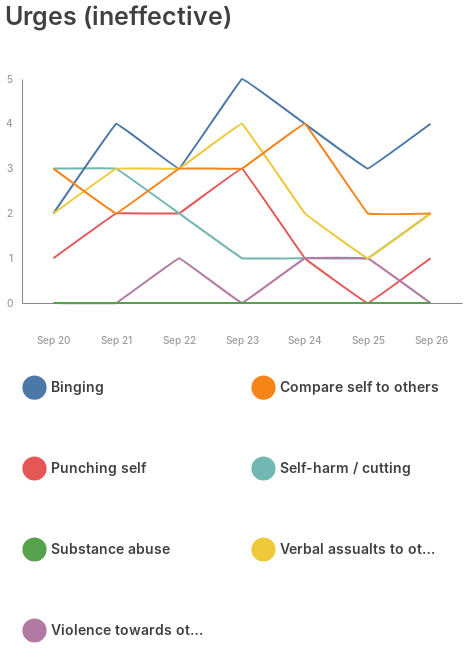

Express this chart as Vega-Lite.
### Vega-Lite specification from a JSON file in a GitHub repository (floating-point values rounded to 4 significant figures)
{"$schema": "https://vega.github.io/schema/vega-lite/v4.json", "description": "A basic line chart example.", "width": 440, "height": 224, "padding": 5, "title": "Urges (ineffective)", "data": {"values": [{"value": 1, "date": "2020-09-20", "symbol": "Punching self"}, {"value": 3, "date": "2020-09-20", "symbol": "Self-harm / cutting"}, {"value": 2, "date": "2020-09-20", "symbol": "Binging"}, {"value": 0, "date": "2020-09-20", "symbol": "Violence towards others"}, {"value": 2, "date": "2020-09-20", "symbol": "Verbal assualts to others"}, {"value": 3, "date": "2020-09-20", "symbol": "Compare self to others"}, {"value": 0, "date": "2020-09-20", "symbol": "Substance abuse"}, {"value": 2, "date": "2020-09-21", "symbol": "Punching self"}, {"value": 3, "date": "2020-09-21", "symbol": "Self-harm / cutting"}, {"value": 4, "date": "2020-09-21", "symbol": "Binging"}, {"value": 0, "date": "2020-09-21", "symbol": "Violence towards others"}, {"value": 3, "date": "2020-09-21", "symbol": "Verbal assualts to others"}, {"value": 2, "date": "2020-09-21", "symbol": "Compare self to others"}, {"value": 0, "date": "2020-09-21", "symbol": "Substance abuse"}, {"value": 2, "date": "2020-09-22", "symbol": "Punching self"}, {"value": 2, "date": "2020-09-22", "symbol": "Self-harm / cutting"}, {"value": 3, "date": "2020-09-22", "symbol": "Binging"}, {"value": 1, "date": "2020-09-22", "symbol": "Violence towards others"}, {"value": 3, "date": "2020-09-22", "symbol": "Verbal assualts to others"}, {"value": 3, "date": "2020-09-22", "symbol": "Compare self to others"}, {"value": 0, "date": "2020-09-22", "symbol": "Substance abuse"}, {"value": 3, "date": "2020-09-23", "symbol": "Punching self"}, {"value": 1, "date": "2020-09-23", "symbol": "Self-harm / cutting"}, {"value": 5, "date": "2020-09-23", "symbol": "Binging"}, {"value": 0, "date": "2020-09-23", "symbol": "Violence towards others"}, {"value": 4, "date": "2020-09-23", "symbol": "Verbal assualts to others"}, {"value": 3, "date": "2020-09-23", "symbol": "Compare self to others"}, {"value": 0, "date": "2020-09-23", "symbol": "Substance abuse"}, {"value": 1, "date": "2020-09-24", "symbol": "Punching self"}, {"value": 1, "date": "2020-09-24", "symbol": "Self-harm / cutting"}, {"value": 4, "date": "2020-09-24", "symbol": "Binging"}, {"value": 1, "date": "2020-09-24", "symbol": "Violence towards others"}, {"value": 2, "date": "2020-09-24", "symbol": "Verbal assualts to others"}, {"value": 4, "date": "2020-09-24", "symbol": "Compare self to others"}, {"value": 0, "date": "2020-09-24", "symbol": "Substance abuse"}, {"value": 0, "date": "2020-09-25", "symbol": "Punching self"}, {"value": 1, "date": "2020-09-25", "symbol": "Self-harm / cutting"}, {"value": 3, "date": "2020-09-25", "symbol": "Binging"}, {"value": 1, "date": "2020-09-25", "symbol": "Violence towards others"}, {"value": 1, "date": "2020-09-25", "symbol": "Verbal assualts to others"}, {"value": 2, "date": "2020-09-25", "symbol": "Compare self to others"}, {"value": 0, "date": "2020-09-25", "symbol": "Substance abuse"}, {"value": 1, "date": "2020-09-26", "symbol": "Punching self"}, {"value": 2, "date": "2020-09-26", "symbol": "Self-harm / cutting"}, {"value": 4, "date": "2020-09-26", "symbol": "Binging"}, {"value": 0, "date": "2020-09-26", "symbol": "Violence towards others"}, {"value": 2, "date": "2020-09-26", "symbol": "Verbal assualts to others"}, {"value": 2, "date": "2020-09-26", "symbol": "Compare self to others"}, {"value": 0, "date": "2020-09-26", "symbol": "Substance abuse"}]}, "config": {"view": {"stroke": "transparent"}, "title": {"color": "rgba(0, 0, 0, 0.75)", "fontSize": 25, "font": "Inter", "fontWeight": 600, "align": "left", "anchor": "start", "dy": -40}, "legend": {"title": null, "orient": "bottom", "columns": 2, "labelColor": "rgba(0, 0, 0, 0.75)", "labelFont": "Inter", "labelFontSize": 14, "labelFontWeight": 600, "rowPadding": 20, "columnPadding": 30, "symbolStrokeWidth": 12, "symbolSize": 150, "symbolType": "circle", "offset": 30}, "axisX": {"orient": "bottom", "format": "%b %d", "labelColor": "rgba(0, 0, 0, 0.4)", "labelFont": "Inter", "labelFontWeight": 500, "labelFontSize": 10, "ticks": false, "labelPadding": 32, "title": null, "grid": false}, "axisY": {"orient": "left", "tickCount": 5, "labelColor": "rgba(0, 0, 0, 0.4)", "labelFont": "Inter", "labelFontWeight": 500, "labelFontSize": 10, "ticks": false, "labelPadding": 10, "title": null, "grid": false}}, "mark": {"type": "line", "interpolate": "cardinal", "tension": 0.9}, "selection": {"symbol": {"type": "multi", "fields": ["symbol"], "bind": "legend"}}, "encoding": {"x": {"field": "date", "type": "ordinal", "timeUnit": "utcyearmonthdate"}, "y": {"field": "value", "type": "quantitative"}, "color": {"field": "symbol", "type": "nominal"}, "strokeWidth": {"value": 2}, "opacity": {"condition": {"selection": "symbol", "value": 1}, "value": 0}}}
